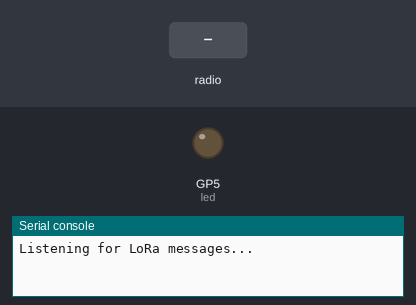
Bench run of a program on a simulated Raspberry Pi Pico running CircuitPython. On the bench: output pins drawn as LEDs (lit = HIGH), the last lines printed to the serial console. Dashed ring = blinking. The inputs (shaded band) are chosen by the test bench. No radio messages arrive unless stated (any console line starting 'radio sent:' is added by the test bench).

Above: at 1.2 s.
1.3 s: radio message "1" arrives
At 1.7 s:
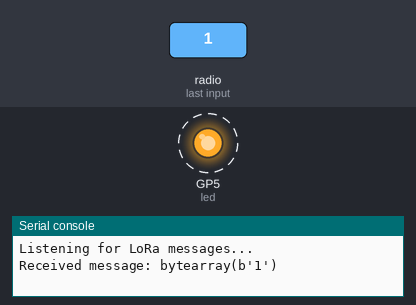
Timing chart, 0 to 4.3 s (numbered marks = the images above; inputs shaded):
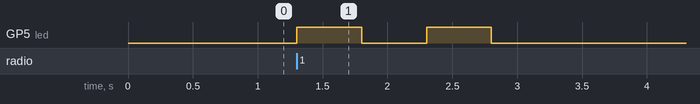

Measured:
- after the input at 1.3 s, GP5 (led): alternates HIGH for 0.50 s and LOW for 0.50 s, 4 changes in all, then stays LOW, starting at once

The program:

code.py
```python
import time
import board
import busio
import digitalio
import adafruit_rfm9x

# Configure SPI for RFM95
spi = busio.SPI(board.GP18, MOSI=board.GP19, MISO=board.GP16)
cs = digitalio.DigitalInOut(board.GP17)
rst = digitalio.DigitalInOut(board.GP14)

# Initialize RFM9x
rfm9x = adafruit_rfm9x.RFM9x(spi, cs, rst, 915.0)

# Initialize LED
led = digitalio.DigitalInOut(board.GP5)
led.direction = digitalio.Direction.OUTPUT

print("Listening for LoRa messages...")

def flash_led(times, duration):
    for _ in range(times):
        led.value = True
        time.sleep(duration)
        led.value = False
        time.sleep(duration)

while True:
    packet = rfm9x.receive()
    if packet is not None:
        print("Received message:", packet)
        flash_led(2, 0.5)  # Flash LED 2 times, each for 0.5 seconds
```
